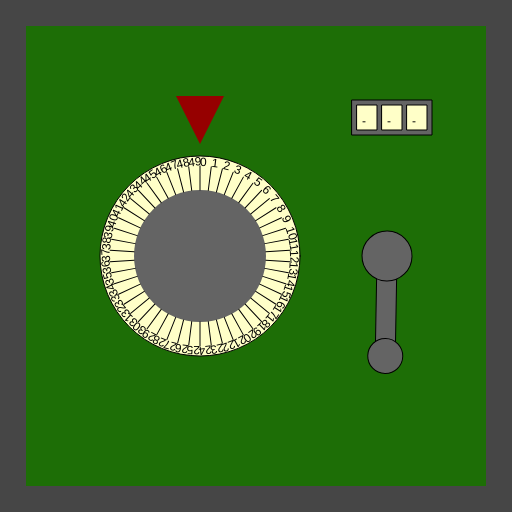
Frame 1 (no input)
Frame 60 (no input): identical to frame 1, image omitted
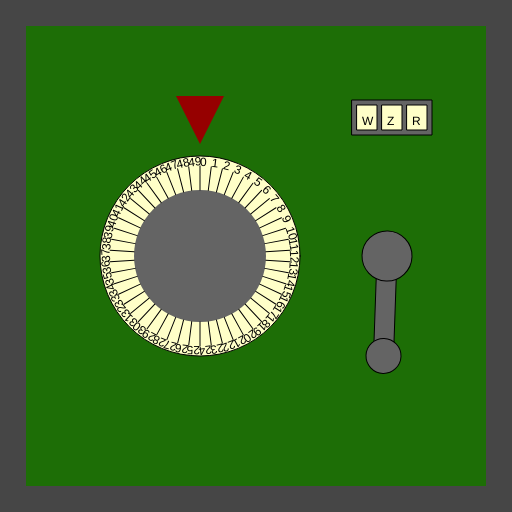
Frame 120 (the mouse pressed at the canvas centre since frame 60)

The p5.js sketch that drew these frames (run headless with seeded random() and noise() and a simulated clock; from frame 60 on, the mouse is pressed at the canvas centre):

// p5.js sketch
// ── sketch.js
/*

Officer: 1382801
CaseNum: 303-1-53313880-1382801

Case 303 - The Case of the Crooked Attorney
Stage 2 - Torvalds' House

This safe is in Torvalds’ home study. Be careful. If you get caught, I don’t know you !

Crack this safe by doing the following:





This time you'll need to create the relevant event handlers yourself.

There are many possible ways of investigating this case, but you
should use ONLY the following commands:

	- The assignment operator aka. the equals sign !
	- Incrementing +=
	- Decrementing -=

*/

//declare the variables

var cryptic_vault_code0;
var cryptic_vault_code1;
var cryptic_vault_code2;


function preload()
{
	//IMAGES WILL BE LOADED HERE

}

function setup()
{
	createCanvas(512,512);

	//initialise the variables
	cryptic_vault_code0 = 0;
	cryptic_vault_code1 = 0;
	cryptic_vault_code2 = "";

}

///////////////////EVENT HANDLERS///////////////////

//Create event handlers here to open the safe ...

// When the mouse button is released:
// - Decrement cryptic_vault_code0 by 1
function mouseReleased() {
	console.log("mouseReleased");
	cryptic_vault_code0 -=1;
}

// Whilst the mouse is moving:
// - Decrement cryptic_vault_code1 by 1
function mouseMoved() {
	console.log("mouseMoved", mouseX, mouseY);
	cryptic_vault_code1 -=1;
}

// When the mouse button is pressed:
// - Make cryptic_vault_code2 equal to the string "WZR"
function mousePressed() {
	console.log("mousePressed");
	cryptic_vault_code2 = "WZR";
}

// Whilst the mouse is being dragged:
// - Make cryptic_vault_code2 equal to the string "JKK"
function mouseDragged() {
	console.log("mouseDragged", mouseX, mouseY);
	cryptic_vault_code2 = "JKK";
}



///////////////DO NOT CHANGE CODE BELOW THIS POINT///////////////////

function draw()
{

	//Draw the safe door
	background(70);
	noStroke();
	fill(29,110,6);
	rect(26,26,width-52,width-52);

	//Draw the combination dial
	push();
	translate(200,height/2);
	drawDial(200, cryptic_vault_code0, 50);
	pop();

	//Draw the lever
	push();
	translate(width - 125,256);
	drawLever(cryptic_vault_code1);
	pop();

	//Draw the spinner
	push();
	translate(width - 120,100);
	drawSpinner(3, cryptic_vault_code2);
	pop();

}

function drawDial(diameter,num,maxNum)
{
	//the combination lock

	var r = diameter * 0.5;
	var p = r * 0.6;

	stroke(0);
	fill(255,255,200);
	ellipse(0,0,diameter,diameter);
	fill(100);
	noStroke();
	ellipse(0,0,diameter*0.66,diameter*0.66);
	fill(150,0,0);
	triangle(
		-p * 0.4,-r-p,
		p * 0.4,-r-p,
		0,-r-p/5
	);

	noStroke();

	push();
	var inc = 360/maxNum;

	rotate(radians(-num * inc));
	for(var i = 0; i < maxNum; i++)
	{
		push();
		rotate(radians(i * inc));
		stroke(0);
		line(0,-r*0.66,0,-(r-10));
		noStroke();
		fill(0);
		text(i,0,-(r-10));
		pop();
	}

	pop();
}

function drawLever(rot)
{
	push();
	rotate(radians(-rot))
	stroke(0);
	fill(100);
	rect(-10,0,20,100);
	ellipse(0,0,50,50);
	ellipse(0,100,35,35);
	pop();
}

function drawSpinner(numSpinners, val)
{
	var sw = 20;
	var ow = (sw + 5) * numSpinners + 5;
	stroke(0);
	fill(100);
	rect(-ow/2,0,ow,35);
	if(typeof(val) == "number")
	{
		val = floor(val).toString(); //convert to string
	}


	for(var d = numSpinners - val.length; d > 0; d--)
	{
		val = "-" + val;
	}

	for(var i = 0; i < numSpinners; i++)
	{
		stroke(0);
		fill(255,255,200);
		rect(-ow/2 + i * (sw + 5) + 5,5,20,25);
		fill(0);
		noStroke();
		text(val[i],-ow/2 + sw/2 + i * (sw +5),25);
	}

}
